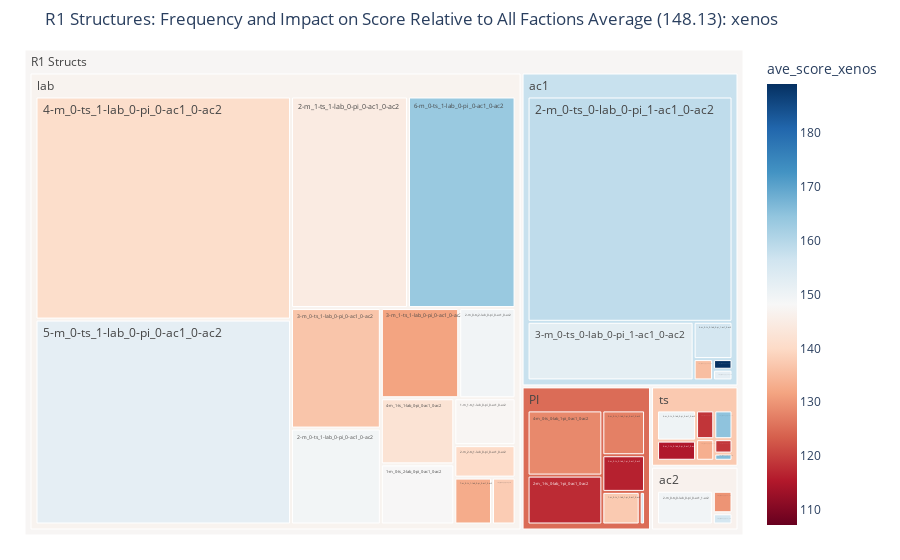
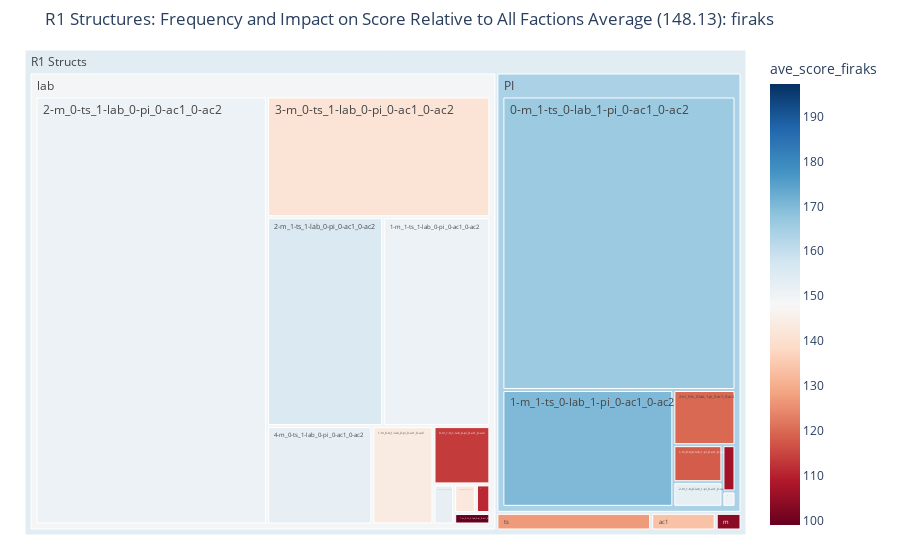
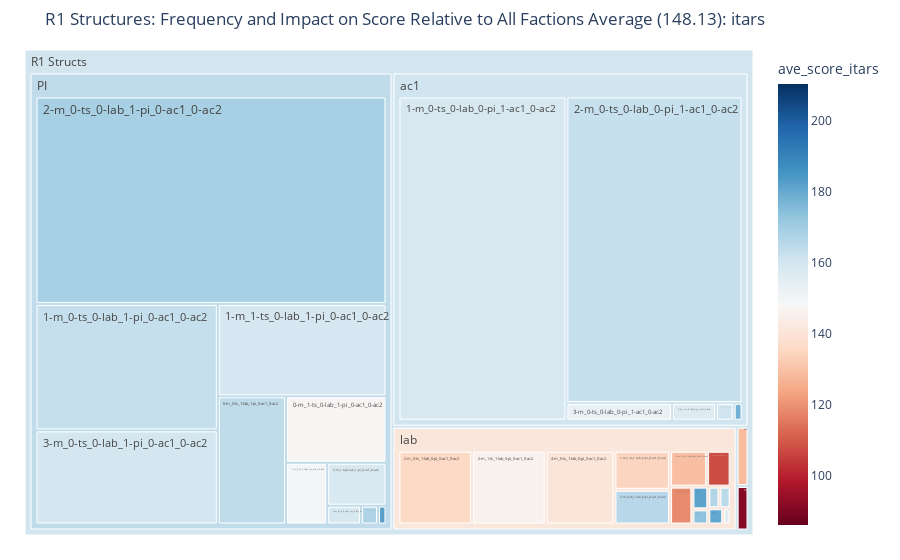
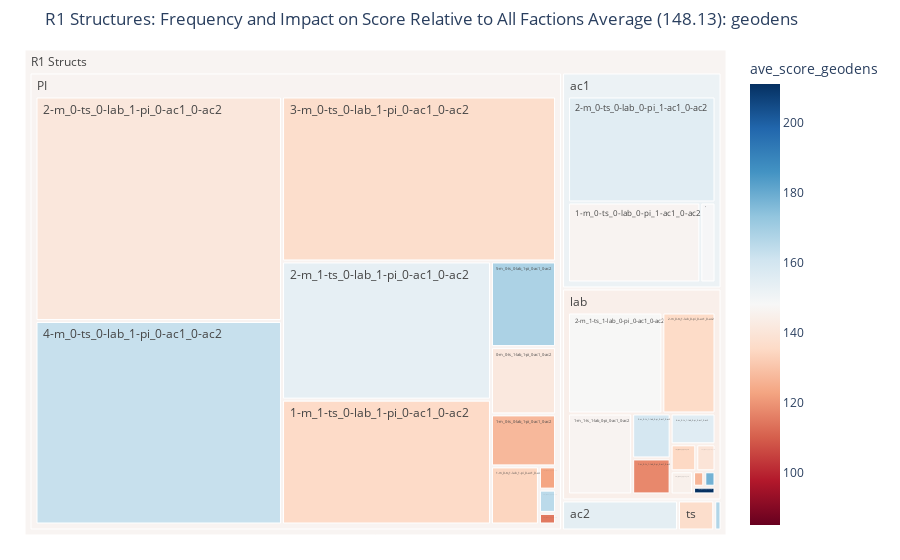

Write notebook code for charts like these, in order.
### Code cell
for faction in factions:
    factions_pos = []
    for pos in range(4):
        dat = dat_4
        
        # select faction
        dat = dat[dat["pos_" + str(pos + 1) +"_faction"] == faction]
        
        #remove dropped players
        dat = dat[dat['pos_' + str(pos + 1) + '_dropped'] == False]
        
        dat['pos_' + str(pos + 1) + '_score'] += -1 * dat['pos_' + str(pos + 1) + '_score_bid']
        
        #labels
        prefix = "pos_" + str(pos + 1) + '_buildings_r_1'
        structs_class = 'r1_structs_class_' + faction
        structs_exact = 'r1_structs_exact_' + faction
        over_all_score = 'ave_score_' + faction
        over_all_elo = 'ave_elo_' + faction
        
        #get scores and elos
        dat[over_all_score] = dat['pos_' + str(pos + 1) + '_score']
        dat[over_all_elo] = dat['pos_' + str(pos + 1) + '_elo']
        
        #structs placed
        dat[prefix + '_PI'] = pd.to_numeric(dat[prefix + '_PI'], downcast='integer')
        dat[prefix + '_ac1'] = pd.to_numeric(dat[prefix + '_ac1'], downcast='integer')
        dat[prefix + '_ac2'] = pd.to_numeric(dat[prefix + '_ac2'], downcast='integer')
        dat[prefix + '_lab'] = pd.to_numeric(dat[prefix + '_lab'], downcast='integer')
        dat[prefix + '_ts'] = pd.to_numeric(dat[prefix + '_ts'], downcast='integer')
        dat[prefix + '_m'] = pd.to_numeric(dat[prefix + '_m'], downcast='integer')
        
        # create general structs catergory                        
        dat.loc[dat[prefix + '_PI'] > 0, structs_class] = 'PI'
        dat.loc[dat[prefix + '_ac1'] > 0, structs_class] = 'ac1'
        dat.loc[dat[prefix + '_ac2'] > 0, structs_class] = 'ac2'
        dat.loc[
            (dat[prefix + '_lab'] > 0) &
            (dat[prefix + '_PI'] == 0) &
            (dat[prefix + '_ac1'] == 0) &
            (dat[prefix + '_ac2'] == 0)
            , structs_class] = 'lab'
        
        dat.loc[
            (dat[prefix + '_ts'] > 0) &
            (dat[prefix + '_lab'] == 0) &
            (dat[prefix + '_PI'] == 0) &
            (dat[prefix + '_ac1'] == 0) &
            (dat[prefix + '_ac2'] == 0)
            , structs_class] = 'ts'
        
        dat.loc[
            (dat[prefix + '_ts'] == 0) &
            (dat[prefix + '_lab'] == 0) &
            (dat[prefix + '_PI'] == 0) &
            (dat[prefix + '_ac1'] == 0) &
            (dat[prefix + '_ac2'] == 0)
            , structs_class] = 'm'
        
        
        #create exact category
        dat[structs_exact] = [" " +
            str(m) + '-m_' +
            str(ts) + '-ts_' +
            str(lab) + '-lab_' + 
            str(PI) + '-pi_' +
            str(ac1) + '-ac1_' +
            str(ac2) + '-ac2' 
            for m, ts, lab, PI, ac1, ac2 in zip(
            dat[prefix + '_m'], 
            dat[prefix + '_ts'], 
            dat[prefix + '_lab'],
            dat[prefix + '_PI'], 
            dat[prefix + '_ac1'], 
            dat[prefix + '_ac2'])
        ]
        
        
        factions_pos.append(dat)
        
    factions_in = pd.concat(factions_pos, ignore_index=True)
    
    unique_starts = factions_in[[structs_exact, structs_class, over_all_score, over_all_elo]]
    unique_starts['class_counts'] = 0
    counts = unique_starts.groupby(structs_exact)['class_counts'].transform('count').to_frame()
    unique_starts = unique_starts[[structs_exact, structs_class, over_all_score, over_all_elo]]
    unique_starts = pd.concat([unique_starts, counts], axis=1)
    unique_starts = unique_starts.groupby([structs_class, structs_exact]).mean().reset_index()
    unique_starts['class_counts'] = pd.to_numeric(unique_starts['class_counts'], downcast='integer')
    
    #remove really low scores
    #unique_starts = unique_starts[(np.abs(stats.zscore(unique_starts[over_all_score])) > 2)]
    unique_starts = unique_starts[unique_starts[over_all_score].between(unique_starts[over_all_score].quantile(.15), unique_starts[over_all_score].quantile(1))]
    
    
    #average score overall for position played till end
    average_overall = (np.mean(dat_4[dat_4['pos_1_dropped'] == False]['pos_1_score']) + 
                      np.mean(dat_4[dat_4['pos_2_dropped'] == False]['pos_2_score']) + 
                      np.mean(dat_4[dat_4['pos_3_dropped'] == False]['pos_3_score']) + 
                      np.mean(dat_4[dat_4['pos_4_dropped'] == False]['pos_4_score'])) / 4
    
    #midpoint is average for all factions overall - but color ends are highest and lowest score by that faction
    fig = px.treemap(unique_starts, path=[px.Constant('R1 Structs'), structs_class, structs_exact], values='class_counts',
                  color=over_all_score, hover_data=[over_all_elo],
                  color_continuous_scale='RdBu',
                  color_continuous_midpoint=(average_overall))
    fig.update_layout(margin = dict(t=50, l=25, r=25, b=25))
    
    fig.update_layout(title_text="R1 Structures: Frequency and Impact on Score Relative to All Factions Average (" + str(round(average_overall, 2)) + "): " + faction)
    
    fig.write_html("./plots/r1_structs_analysis/freq_and_score/" + faction + ".html")
    fig.show()
    
    """
    fig = px.sunburst(unique_starts, path=[px.Constant('R1 Structures: Frequency and Overall Score for ' + faction), structs_class, structs_exact], values='class_counts',
                  color=over_all_score, hover_data=[over_all_elo],
                  color_continuous_scale='RdBu',
                  color_continuous_midpoint=np.median(unique_starts[over_all_score]))
    fig.show()
    """

### Figure 1 — Plotly figure (JSON) as saved in the notebook; plotly's stock layout.template omitted (floating-point values rounded to 4 significant figures)
{"data": [{"branchvalues": "total", "customdata": [[134.7, 137.3], [181.7, 147.9], [234, 189], [131.7, 147.4], [109.2, 137.8], [27.5, 119], [144.5, 149.4], [256.9, 158.6], [79.78, 116.4], [155.6, 149.1], [142.6, 127.4], [220.7, 149.4], [252.5, 135.5], [82.71, 117.6], [172.3, 144.5], [172.2, 140.2], [157, 133.3], [145.2, 129.8], [207.3, 152.3], [160.0, 136.6], [151.5, 131.6], [47.75, 118.8], [228, 155.5], [254.9, 155.4], [135.0, 128.4], [186.5, 140.7], [84, 115.2], [154.4, 142.2], [184.6, 150.1], [294, 152], [296, 155], [220.3, 152.1], [71.75, 164.8], [253.9, 163.5], [0, 166], [190.2, 132.9], ["(?)", 125.1], ["(?)", 157.4], ["(?)", 146.5], ["(?)", 146.8], ["(?)", 137.2], ["(?)", 147.6]], "domain": {"x": [0, 1], "y": [0, 1]}, "hovertemplate": "labels=%{label}<br>class_counts=%{value}<br>parent=%{parent}<br>id=%{id}<br>ave_elo_xenos=%{customdata[0]}<br>ave_score_xenos=%{color}<extra></extra>", "ids": ["R1 Structs/PI/ 1-m_0-ts_1-lab_1-pi_0-ac1_0-ac2", "R1 Structs/lab/ 1-m_0-ts_2-lab_0-pi_0-ac1_0-ac2", "R1 Structs/ac1/ 1-m_1-ts_0-lab_0-pi_1-ac1_0-ac2", "R1 Structs/lab/ 1-m_1-ts_1-lab_0-pi_0-ac1_0-ac2", "R1 Structs/lab/ 1-m_2-ts_1-lab_0-pi_0-ac1_0-ac2", "R1 Structs/ts/ 1-m_3-ts_0-lab_0-pi_0-ac1_0-ac2", "R1 Structs/ac2/ 2-m_0-ts_0-lab_0-pi_0-ac1_1-ac2", "R1 Structs/ac1/ 2-m_0-ts_0-lab_0-pi_1-ac1_0-ac2", "R1 Structs/PI/ 2-m_0-ts_0-lab_1-pi_0-ac1_0-ac2", "R1 Structs/lab/ 2-m_0-ts_1-lab_0-pi_0-ac1_0-ac2", "R1 Structs/PI/ 2-m_0-ts_1-lab_1-pi_0-ac1_0-ac2", "R1 Structs/lab/ 2-m_0-ts_2-lab_0-pi_0-ac1_0-ac2", "R1 Structs/ac1/ 2-m_1-ts_0-lab_0-pi_1-ac1_0-ac2", "R1 Structs/PI/ 2-m_1-ts_0-lab_1-pi_0-ac1_0-ac2", "R1 Structs/lab/ 2-m_1-ts_1-lab_0-pi_0-ac1_0-ac2", "R1 Structs/lab/ 2-m_2-ts_1-lab_0-pi_0-ac1_0-ac2", "R1 Structs/ts/ 2-m_3-ts_0-lab_0-pi_0-ac1_0-ac2", "R1 Structs/ac2/ 3-m_0-ts_0-lab_0-pi_0-ac1_1-ac2", "R1 Structs/ac1/ 3-m_0-ts_0-lab_0-pi_1-ac1_0-ac2", "R1 Structs/lab/ 3-m_0-ts_1-lab_0-pi_0-ac1_0-ac2", "R1 Structs/lab/ 3-m_1-ts_1-lab_0-pi_0-ac1_0-ac2", "R1 Structs/ts/ 3-m_2-ts_0-lab_0-pi_0-ac1_0-ac2", "R1 Structs/ac2/ 4-m_0-ts_0-lab_0-pi_0-ac1_1-ac2", "R1 Structs/ac1/ 4-m_0-ts_0-lab_0-pi_1-ac1_0-ac2", "R1 Structs/PI/ 4-m_0-ts_0-lab_1-pi_0-ac1_0-ac2", "R1 Structs/lab/ 4-m_0-ts_1-lab_0-pi_0-ac1_0-ac2", "R1 Structs/ts/ 4-m_1-ts_0-lab_0-pi_0-ac1_0-ac2", "R1 Structs/lab/ 4-m_1-ts_1-lab_0-pi_0-ac1_0-ac2", "R1 Structs/ts/ 4-m_2-ts_0-lab_0-pi_0-ac1_0-ac2", "R1 Structs/ac1/ 5-m_0-ts_0-lab_0-pi_1-ac1_0-ac2", "R1 Structs/PI/ 5-m_0-ts_0-lab_1-pi_0-ac1_0-ac2", "R1 Structs/lab/ 5-m_0-ts_1-lab_0-pi_0-ac1_0-ac2", "R1 Structs/ts/ 5-m_1-ts_0-lab_0-pi_0-ac1_0-ac2", "R1 Structs/lab/ 6-m_0-ts_1-lab_0-pi_0-ac1_0-ac2", "R1 Structs/ts/ 6-m_1-ts_0-lab_0-pi_0-ac1_0-ac2", "R1 Structs/lab/ 7-m_0-ts_1-lab_0-pi_0-ac1_0-ac2", "R1 Structs/PI", "R1 Structs/ac1", "R1 Structs/ac2", "R1 Structs/lab", "R1 Structs/ts", "R1 Structs"], "labels": [" 1-m_0-ts_1-lab_1-pi_0-ac1_0-ac2", " 1-m_0-ts_2-lab_0-pi_0-ac1_0-ac2", " 1-m_1-ts_0-lab_0-pi_1-ac1_0-ac2", " 1-m_1-ts_1-lab_0-pi_0-ac1_0-ac2", " 1-m_2-ts_1-lab_0-pi_0-ac1_0-ac2", " 1-m_3-ts_0-lab_0-pi_0-ac1_0-ac2", " 2-m_0-ts_0-lab_0-pi_0-ac1_1-ac2", " 2-m_0-ts_0-lab_0-pi_1-ac1_0-ac2", " 2-m_0-ts_0-lab_1-pi_0-ac1_0-ac2", " 2-m_0-ts_1-lab_0-pi_0-ac1_0-ac2", " 2-m_0-ts_1-lab_1-pi_0-ac1_0-ac2", " 2-m_0-ts_2-lab_0-pi_0-ac1_0-ac2", " 2-m_1-ts_0-lab_0-pi_1-ac1_0-ac2", " 2-m_1-ts_0-lab_1-pi_0-ac1_0-ac2", " 2-m_1-ts_1-lab_0-pi_0-ac1_0-ac2", " 2-m_2-ts_1-lab_0-pi_0-ac1_0-ac2", " 2-m_3-ts_0-lab_0-pi_0-ac1_0-ac2", " 3-m_0-ts_0-lab_0-pi_0-ac1_1-ac2", " 3-m_0-ts_0-lab_0-pi_1-ac1_0-ac2", " 3-m_0-ts_1-lab_0-pi_0-ac1_0-ac2", " 3-m_1-ts_1-lab_0-pi_0-ac1_0-ac2", " 3-m_2-ts_0-lab_0-pi_0-ac1_0-ac2", " 4-m_0-ts_0-lab_0-pi_0-ac1_1-ac2", " 4-m_0-ts_0-lab_0-pi_1-ac1_0-ac2", " 4-m_0-ts_0-lab_1-pi_0-ac1_0-ac2", " 4-m_0-ts_1-lab_0-pi_0-ac1_0-ac2", " 4-m_1-ts_0-lab_0-pi_0-ac1_0-ac2", " 4-m_1-ts_1-lab_0-pi_0-ac1_0-ac2", " 4-m_2-ts_0-lab_0-pi_0-ac1_0-ac2", " 5-m_0-ts_0-lab_0-pi_1-ac1_0-ac2", " 5-m_0-ts_0-lab_1-pi_0-ac1_0-ac2", " 5-m_0-ts_1-lab_0-pi_0-ac1_0-ac2", " 5-m_1-ts_0-lab_0-pi_0-ac1_0-ac2", " 6-m_0-ts_1-lab_0-pi_0-ac1_0-ac2", " 6-m_1-ts_0-lab_0-pi_0-ac1_0-ac2", " 7-m_0-ts_1-lab_0-pi_0-ac1_0-ac2", "PI", "ac1", "ac2", "lab", "ts", "R1 Structs"], "marker": {"coloraxis": "coloraxis", "colors": [137.3, 147.9, 189, 147.4, 137.8, 119, 149.4, 158.6, 116.4, 149.1, 127.4, 149.4, 135.5, 117.6, 144.5, 140.2, 133.3, 129.8, 152.3, 136.6, 131.6, 118.8, 155.5, 155.4, 128.4, 140.7, 115.2, 142.2, 150.1, 152, 155, 152.1, 164.8, 163.5, 166, 132.9, 125.1, 157.4, 146.5, 146.8, 137.2, 147.6]}, "name": "", "parents": ["R1 Structs/PI", "R1 Structs/lab", "R1 Structs/ac1", "R1 Structs/lab", "R1 Structs/lab", "R1 Structs/ts", "R1 Structs/ac2", "R1 Structs/ac1", "R1 Structs/PI", "R1 Structs/lab", "R1 Structs/PI", "R1 Structs/lab", "R1 Structs/ac1", "R1 Structs/PI", "R1 Structs/lab", "R1 Structs/lab", "R1 Structs/ts", "R1 Structs/ac2", "R1 Structs/ac1", "R1 Structs/lab", "R1 Structs/lab", "R1 Structs/ts", "R1 Structs/ac2", "R1 Structs/ac1", "R1 Structs/PI", "R1 Structs/lab", "R1 Structs/ts", "R1 Structs/lab", "R1 Structs/ts", "R1 Structs/ac1", "R1 Structs/PI", "R1 Structs/lab", "R1 Structs/ts", "R1 Structs/lab", "R1 Structs/ts", "R1 Structs/lab", "R1 Structs", "R1 Structs", "R1 Structs", "R1 Structs", "R1 Structs", ""], "type": "treemap", "values": [7, 20, 1, 13, 5, 2, 17, 223, 9, 39, 11, 23, 2, 21, 112, 9, 3, 4, 47, 49, 32, 4, 2, 7, 28, 258, 6, 22, 9, 1, 1, 237, 4, 103, 1, 8, 77, 281, 23, 930, 29, 1340]}], "layout": {"coloraxis": {"cmid": 148.1, "colorbar": {"title": {"text": "ave_score_xenos"}}, "colorscale": [[0, "rgb(103,0,31)"], [0.1, "rgb(178,24,43)"], [0.2, "rgb(214,96,77)"], [0.3, "rgb(244,165,130)"], [0.4, "rgb(253,219,199)"], [0.5, "rgb(247,247,247)"], [0.6, "rgb(209,229,240)"], [0.7, "rgb(146,197,222)"], [0.8, "rgb(67,147,195)"], [0.9, "rgb(33,102,172)"], [1, "rgb(5,48,97)"]]}, "legend": {"tracegroupgap": 0}, "margin": {"b": 25, "l": 25, "r": 25, "t": 50}, "title": {"text": "R1 Structures: Frequency and Impact on Score Relative to All Factions Average (148.13): xenos"}}}

### Figure 2 — Plotly figure (JSON) as saved in the notebook; plotly's stock layout.template omitted (floating-point values rounded to 4 significant figures)
{"data": [{"branchvalues": "total", "customdata": [[217, 151], [122.5, 111], [258.5, 166.4], [151.9, 113.6], [155, 127], [110.3, 118.1], [202.8, 143.8], [111, 99], [274.2, 170.1], [209.8, 151.0], [215, 178], [83.33, 138], [148.4, 119.9], [212.6, 151.0], [246.2, 152.7], [210.6, 155.4], [116.8, 135], [121, 106.7], [180.1, 141.3], [100.5, 106], [124, 143], [2, 101], [236.6, 152.3], [77, 111], [29, 106], [106.2, 152.2], ["(?)", 164.0], ["(?)", 133.6], ["(?)", 149.2], ["(?)", 103.5], ["(?)", 126.9], ["(?)", 153.8]], "domain": {"x": [0, 1], "y": [0, 1]}, "hovertemplate": "labels=%{label}<br>class_counts=%{value}<br>parent=%{parent}<br>id=%{id}<br>ave_elo_firaks=%{customdata[0]}<br>ave_score_firaks=%{color}<extra></extra>", "ids": ["R1 Structs/PI/ 0-m_0-ts_1-lab_1-pi_0-ac1_0-ac2", "R1 Structs/lab/ 0-m_0-ts_2-lab_0-pi_0-ac1_0-ac2", "R1 Structs/PI/ 0-m_1-ts_0-lab_1-pi_0-ac1_0-ac2", "R1 Structs/lab/ 0-m_1-ts_1-lab_0-pi_0-ac1_0-ac2", "R1 Structs/ac1/ 1-m_0-ts_0-lab_0-pi_1-ac1_0-ac2", "R1 Structs/PI/ 1-m_0-ts_0-lab_1-pi_0-ac1_0-ac2", "R1 Structs/lab/ 1-m_0-ts_1-lab_0-pi_0-ac1_0-ac2", "R1 Structs/lab/ 1-m_0-ts_2-lab_0-pi_0-ac1_0-ac2", "R1 Structs/PI/ 1-m_1-ts_0-lab_1-pi_0-ac1_0-ac2", "R1 Structs/lab/ 1-m_1-ts_1-lab_0-pi_0-ac1_0-ac2", "R1 Structs/ts/ 1-m_3-ts_0-lab_0-pi_0-ac1_0-ac2", "R1 Structs/ac1/ 2-m_0-ts_0-lab_0-pi_1-ac1_0-ac2", "R1 Structs/PI/ 2-m_0-ts_0-lab_1-pi_0-ac1_0-ac2", "R1 Structs/lab/ 2-m_0-ts_1-lab_0-pi_0-ac1_0-ac2", "R1 Structs/PI/ 2-m_1-ts_0-lab_1-pi_0-ac1_0-ac2", "R1 Structs/lab/ 2-m_1-ts_1-lab_0-pi_0-ac1_0-ac2", "R1 Structs/ts/ 2-m_2-ts_0-lab_0-pi_0-ac1_0-ac2", "R1 Structs/PI/ 3-m_0-ts_0-lab_1-pi_0-ac1_0-ac2", "R1 Structs/lab/ 3-m_0-ts_1-lab_0-pi_0-ac1_0-ac2", "R1 Structs/ts/ 3-m_1-ts_0-lab_0-pi_0-ac1_0-ac2", "R1 Structs/lab/ 3-m_1-ts_1-lab_0-pi_0-ac1_0-ac2", "R1 Structs/m/ 4-m_0-ts_0-lab_0-pi_0-ac1_0-ac2", "R1 Structs/lab/ 4-m_0-ts_1-lab_0-pi_0-ac1_0-ac2", "R1 Structs/ts/ 4-m_1-ts_0-lab_0-pi_0-ac1_0-ac2", "R1 Structs/m/ 5-m_0-ts_0-lab_0-pi_0-ac1_0-ac2", "R1 Structs/lab/ 5-m_0-ts_1-lab_0-pi_0-ac1_0-ac2", "R1 Structs/PI", "R1 Structs/ac1", "R1 Structs/lab", "R1 Structs/m", "R1 Structs/ts", "R1 Structs"], "labels": [" 0-m_0-ts_1-lab_1-pi_0-ac1_0-ac2", " 0-m_0-ts_2-lab_0-pi_0-ac1_0-ac2", " 0-m_1-ts_0-lab_1-pi_0-ac1_0-ac2", " 0-m_1-ts_1-lab_0-pi_0-ac1_0-ac2", " 1-m_0-ts_0-lab_0-pi_1-ac1_0-ac2", " 1-m_0-ts_0-lab_1-pi_0-ac1_0-ac2", " 1-m_0-ts_1-lab_0-pi_0-ac1_0-ac2", " 1-m_0-ts_2-lab_0-pi_0-ac1_0-ac2", " 1-m_1-ts_0-lab_1-pi_0-ac1_0-ac2", " 1-m_1-ts_1-lab_0-pi_0-ac1_0-ac2", " 1-m_3-ts_0-lab_0-pi_0-ac1_0-ac2", " 2-m_0-ts_0-lab_0-pi_1-ac1_0-ac2", " 2-m_0-ts_0-lab_1-pi_0-ac1_0-ac2", " 2-m_0-ts_1-lab_0-pi_0-ac1_0-ac2", " 2-m_1-ts_0-lab_1-pi_0-ac1_0-ac2", " 2-m_1-ts_1-lab_0-pi_0-ac1_0-ac2", " 2-m_2-ts_0-lab_0-pi_0-ac1_0-ac2", " 3-m_0-ts_0-lab_1-pi_0-ac1_0-ac2", " 3-m_0-ts_1-lab_0-pi_0-ac1_0-ac2", " 3-m_1-ts_0-lab_0-pi_0-ac1_0-ac2", " 3-m_1-ts_1-lab_0-pi_0-ac1_0-ac2", " 4-m_0-ts_0-lab_0-pi_0-ac1_0-ac2", " 4-m_0-ts_1-lab_0-pi_0-ac1_0-ac2", " 4-m_1-ts_0-lab_0-pi_0-ac1_0-ac2", " 5-m_0-ts_0-lab_0-pi_0-ac1_0-ac2", " 5-m_0-ts_1-lab_0-pi_0-ac1_0-ac2", "PI", "ac1", "lab", "m", "ts", "R1 Structs"], "marker": {"coloraxis": "coloraxis", "colors": [151, 111, 166.4, 113.6, 127, 118.1, 143.8, 99, 170.1, 151.0, 178, 138, 119.9, 151.0, 152.7, 155.4, 135, 106.7, 141.3, 106, 143, 101, 152.3, 111, 106, 152.2, 164.0, 133.6, 149.2, 103.5, 126.9, 153.8]}, "name": "", "parents": ["R1 Structs/PI", "R1 Structs/lab", "R1 Structs/PI", "R1 Structs/lab", "R1 Structs/ac1", "R1 Structs/PI", "R1 Structs/lab", "R1 Structs/lab", "R1 Structs/PI", "R1 Structs/lab", "R1 Structs/ts", "R1 Structs/ac1", "R1 Structs/PI", "R1 Structs/lab", "R1 Structs/PI", "R1 Structs/lab", "R1 Structs/ts", "R1 Structs/PI", "R1 Structs/lab", "R1 Structs/ts", "R1 Structs/lab", "R1 Structs/m", "R1 Structs/lab", "R1 Structs/ts", "R1 Structs/m", "R1 Structs/lab", "R1 Structs", "R1 Structs", "R1 Structs", "R1 Structs", "R1 Structs", ""], "type": "treemap", "values": [1, 2, 339, 16, 2, 9, 29, 2, 99, 108, 1, 3, 17, 478, 6, 117, 6, 3, 130, 4, 3, 1, 50, 1, 1, 4, 474, 5, 939, 2, 12, 1432]}], "layout": {"coloraxis": {"cmid": 148.1, "colorbar": {"title": {"text": "ave_score_firaks"}}, "colorscale": [[0, "rgb(103,0,31)"], [0.1, "rgb(178,24,43)"], [0.2, "rgb(214,96,77)"], [0.3, "rgb(244,165,130)"], [0.4, "rgb(253,219,199)"], [0.5, "rgb(247,247,247)"], [0.6, "rgb(209,229,240)"], [0.7, "rgb(146,197,222)"], [0.8, "rgb(67,147,195)"], [0.9, "rgb(33,102,172)"], [1, "rgb(5,48,97)"]]}, "legend": {"tracegroupgap": 0}, "margin": {"b": 25, "l": 25, "r": 25, "t": 50}, "title": {"text": "R1 Structures: Frequency and Impact on Score Relative to All Factions Average (148.13): firaks"}}}

### Figure 3 — Plotly figure (JSON) as saved in the notebook; plotly's stock layout.template omitted (floating-point values rounded to 4 significant figures)
{"data": [{"branchvalues": "total", "customdata": [[207.3, 164.0], [224, 155], [156.2, 156.4], [151.6, 147.3], [155.7, 181.5], [429, 182], [114, 122.5], [219.8, 158.7], [198.0, 162.8], [125.7, 107.6], [198.3, 149.4], [117.6, 118.4], [179, 160.5], [186.4, 159.0], [116.3, 134.4], [113.5, 134], [242.4, 162.5], [238.8, 168.6], [161.2, 135.4], [264.5, 173.5], [199.1, 157.9], [176.4, 145.6], [1, 100], [191.5, 152.3], [223.6, 159.4], [144.8, 129.2], [234, 166.5], [327, 178], [206.5, 158.2], [182.2, 140.0], [289.5, 165], [30, 86], [293, 167.5], [277.4, 165.4], [282.5, 180.5], ["(?)", 163.9], ["(?)", 160.4], ["(?)", 128.2], ["(?)", 141.2], ["(?)", 90.67], ["(?)", 159.9]], "domain": {"x": [0, 1], "y": [0, 1]}, "hovertemplate": "labels=%{label}<br>class_counts=%{value}<br>parent=%{parent}<br>id=%{id}<br>ave_elo_itars=%{customdata[0]}<br>ave_score_itars=%{color}<extra></extra>", "ids": ["R1 Structs/PI/ 0-m_0-ts_1-lab_1-pi_0-ac1_0-ac2", "R1 Structs/lab/ 0-m_0-ts_2-lab_0-pi_0-ac1_0-ac2", "R1 Structs/ac1/ 0-m_1-ts_0-lab_0-pi_1-ac1_0-ac2", "R1 Structs/PI/ 0-m_1-ts_0-lab_1-pi_0-ac1_0-ac2", "R1 Structs/lab/ 0-m_1-ts_1-lab_0-pi_0-ac1_0-ac2", "R1 Structs/PI/ 0-m_2-ts_0-lab_1-pi_0-ac1_0-ac2", "R1 Structs/ac2/ 1-m_0-ts_0-lab_0-pi_0-ac1_1-ac2", "R1 Structs/ac1/ 1-m_0-ts_0-lab_0-pi_1-ac1_0-ac2", "R1 Structs/PI/ 1-m_0-ts_0-lab_1-pi_0-ac1_0-ac2", "R1 Structs/lab/ 1-m_0-ts_1-lab_0-pi_0-ac1_0-ac2", "R1 Structs/PI/ 1-m_0-ts_1-lab_1-pi_0-ac1_0-ac2", "R1 Structs/lab/ 1-m_0-ts_2-lab_0-pi_0-ac1_0-ac2", "R1 Structs/ac1/ 1-m_1-ts_0-lab_0-pi_1-ac1_0-ac2", "R1 Structs/PI/ 1-m_1-ts_0-lab_1-pi_0-ac1_0-ac2", "R1 Structs/lab/ 1-m_1-ts_1-lab_0-pi_0-ac1_0-ac2", "R1 Structs/ac2/ 2-m_0-ts_0-lab_0-pi_0-ac1_1-ac2", "R1 Structs/ac1/ 2-m_0-ts_0-lab_0-pi_1-ac1_0-ac2", "R1 Structs/PI/ 2-m_0-ts_0-lab_1-pi_0-ac1_0-ac2", "R1 Structs/lab/ 2-m_0-ts_1-lab_0-pi_0-ac1_0-ac2", "R1 Structs/lab/ 2-m_0-ts_2-lab_0-pi_0-ac1_0-ac2", "R1 Structs/PI/ 2-m_1-ts_0-lab_1-pi_0-ac1_0-ac2", "R1 Structs/lab/ 2-m_1-ts_1-lab_0-pi_0-ac1_0-ac2", "R1 Structs/m/ 3-m_0-ts_0-lab_0-pi_0-ac1_0-ac2", "R1 Structs/ac1/ 3-m_0-ts_0-lab_0-pi_1-ac1_0-ac2", "R1 Structs/PI/ 3-m_0-ts_0-lab_1-pi_0-ac1_0-ac2", "R1 Structs/lab/ 3-m_0-ts_1-lab_0-pi_0-ac1_0-ac2", "R1 Structs/lab/ 3-m_1-ts_1-lab_0-pi_0-ac1_0-ac2", "R1 Structs/ac1/ 4-m_0-ts_0-lab_0-pi_1-ac1_0-ac2", "R1 Structs/PI/ 4-m_0-ts_0-lab_1-pi_0-ac1_0-ac2", "R1 Structs/lab/ 4-m_0-ts_1-lab_0-pi_0-ac1_0-ac2", "R1 Structs/lab/ 4-m_1-ts_1-lab_0-pi_0-ac1_0-ac2", "R1 Structs/m/ 5-m_0-ts_0-lab_0-pi_0-ac1_0-ac2", "R1 Structs/PI/ 5-m_0-ts_0-lab_1-pi_0-ac1_0-ac2", "R1 Structs/lab/ 5-m_0-ts_1-lab_0-pi_0-ac1_0-ac2", "R1 Structs/lab/ 6-m_0-ts_1-lab_0-pi_0-ac1_0-ac2", "R1 Structs/PI", "R1 Structs/ac1", "R1 Structs/ac2", "R1 Structs/lab", "R1 Structs/m", "R1 Structs"], "labels": [" 0-m_0-ts_1-lab_1-pi_0-ac1_0-ac2", " 0-m_0-ts_2-lab_0-pi_0-ac1_0-ac2", " 0-m_1-ts_0-lab_0-pi_1-ac1_0-ac2", " 0-m_1-ts_0-lab_1-pi_0-ac1_0-ac2", " 0-m_1-ts_1-lab_0-pi_0-ac1_0-ac2", " 0-m_2-ts_0-lab_1-pi_0-ac1_0-ac2", " 1-m_0-ts_0-lab_0-pi_0-ac1_1-ac2", " 1-m_0-ts_0-lab_0-pi_1-ac1_0-ac2", " 1-m_0-ts_0-lab_1-pi_0-ac1_0-ac2", " 1-m_0-ts_1-lab_0-pi_0-ac1_0-ac2", " 1-m_0-ts_1-lab_1-pi_0-ac1_0-ac2", " 1-m_0-ts_2-lab_0-pi_0-ac1_0-ac2", " 1-m_1-ts_0-lab_0-pi_1-ac1_0-ac2", " 1-m_1-ts_0-lab_1-pi_0-ac1_0-ac2", " 1-m_1-ts_1-lab_0-pi_0-ac1_0-ac2", " 2-m_0-ts_0-lab_0-pi_0-ac1_1-ac2", " 2-m_0-ts_0-lab_0-pi_1-ac1_0-ac2", " 2-m_0-ts_0-lab_1-pi_0-ac1_0-ac2", " 2-m_0-ts_1-lab_0-pi_0-ac1_0-ac2", " 2-m_0-ts_2-lab_0-pi_0-ac1_0-ac2", " 2-m_1-ts_0-lab_1-pi_0-ac1_0-ac2", " 2-m_1-ts_1-lab_0-pi_0-ac1_0-ac2", " 3-m_0-ts_0-lab_0-pi_0-ac1_0-ac2", " 3-m_0-ts_0-lab_0-pi_1-ac1_0-ac2", " 3-m_0-ts_0-lab_1-pi_0-ac1_0-ac2", " 3-m_0-ts_1-lab_0-pi_0-ac1_0-ac2", " 3-m_1-ts_1-lab_0-pi_0-ac1_0-ac2", " 4-m_0-ts_0-lab_0-pi_1-ac1_0-ac2", " 4-m_0-ts_0-lab_1-pi_0-ac1_0-ac2", " 4-m_0-ts_1-lab_0-pi_0-ac1_0-ac2", " 4-m_1-ts_1-lab_0-pi_0-ac1_0-ac2", " 5-m_0-ts_0-lab_0-pi_0-ac1_0-ac2", " 5-m_0-ts_0-lab_1-pi_0-ac1_0-ac2", " 5-m_0-ts_1-lab_0-pi_0-ac1_0-ac2", " 6-m_0-ts_1-lab_0-pi_0-ac1_0-ac2", "PI", "ac1", "ac2", "lab", "m", "R1 Structs"], "marker": {"coloraxis": "coloraxis", "colors": [164.0, 155, 156.4, 147.3, 181.5, 182, 122.5, 158.7, 162.8, 107.6, 149.4, 118.4, 160.5, 159.0, 134.4, 134, 162.5, 168.6, 135.4, 173.5, 157.9, 145.6, 100, 152.3, 159.4, 129.2, 166.5, 178, 158.2, 140.0, 165, 86, 167.5, 165.4, 180.5, 163.9, 160.4, 128.2, 141.2, 90.67, 159.9]}, "name": "", "parents": ["R1 Structs/PI", "R1 Structs/lab", "R1 Structs/ac1", "R1 Structs/PI", "R1 Structs/lab", "R1 Structs/PI", "R1 Structs/ac2", "R1 Structs/ac1", "R1 Structs/PI", "R1 Structs/lab", "R1 Structs/PI", "R1 Structs/lab", "R1 Structs/ac1", "R1 Structs/PI", "R1 Structs/lab", "R1 Structs/ac2", "R1 Structs/ac1", "R1 Structs/PI", "R1 Structs/lab", "R1 Structs/lab", "R1 Structs/PI", "R1 Structs/lab", "R1 Structs/m", "R1 Structs/ac1", "R1 Structs/PI", "R1 Structs/lab", "R1 Structs/lab", "R1 Structs/ac1", "R1 Structs/PI", "R1 Structs/lab", "R1 Structs/lab", "R1 Structs/m", "R1 Structs/PI", "R1 Structs/lab", "R1 Structs/lab", "R1 Structs", "R1 Structs", "R1 Structs", "R1 Structs", "R1 Structs", ""], "type": "treemap", "values": [55, 1, 5, 42, 3, 1, 2, 350, 145, 7, 16, 7, 2, 98, 18, 2, 347, 458, 45, 2, 16, 45, 1, 12, 108, 11, 2, 1, 4, 42, 2, 2, 2, 16, 2, 945, 717, 4, 203, 3, 1872]}], "layout": {"coloraxis": {"cmid": 148.1, "colorbar": {"title": {"text": "ave_score_itars"}}, "colorscale": [[0, "rgb(103,0,31)"], [0.1, "rgb(178,24,43)"], [0.2, "rgb(214,96,77)"], [0.3, "rgb(244,165,130)"], [0.4, "rgb(253,219,199)"], [0.5, "rgb(247,247,247)"], [0.6, "rgb(209,229,240)"], [0.7, "rgb(146,197,222)"], [0.8, "rgb(67,147,195)"], [0.9, "rgb(33,102,172)"], [1, "rgb(5,48,97)"]]}, "legend": {"tracegroupgap": 0}, "margin": {"b": 25, "l": 25, "r": 25, "t": 50}, "title": {"text": "R1 Structures: Frequency and Impact on Score Relative to All Factions Average (148.13): itars"}}}

### Figure 4 — Plotly figure (JSON) as saved in the notebook; plotly's stock layout.template omitted (floating-point values rounded to 4 significant figures)
{"data": [{"branchvalues": "total", "customdata": [[170.2, 141.5], [186.7, 139.7], [302, 138], [268, 115], [123, 127], [116, 122], [178.4, 150.7], [229.5, 146.5], [158.4, 127.5], [200.8, 117.8], [225.3, 134.3], [184.5, 135], [168.8, 135.7], [169.9, 146.5], [133, 151], [138, 178], [155.6, 164.7], [253.2, 155.4], [186.4, 141.1], [133.1, 135.8], [115, 123], [205.2, 153.8], [205.2, 148.0], [70, 130], [158, 148.6], [180.0, 136.8], [258.5, 165], [145.3, 145], [346, 125], [229.8, 162.7], [188.9, 155.9], [157, 167], [231.5, 168.1], [151.2, 159.3], [244, 211], ["(?)", 146.5], ["(?)", 151.7], ["(?)", 154.4], ["(?)", 144.8], [157, 167], ["(?)", 136.8], ["(?)", 146.9]], "domain": {"x": [0, 1], "y": [0, 1]}, "hovertemplate": "labels=%{label}<br>class_counts=%{value}<br>parent=%{parent}<br>id=%{id}<br>ave_elo_geodens=%{customdata[0]}<br>ave_score_geodens=%{color}<extra></extra>", "ids": ["R1 Structs/PI/ 0-m_0-ts_1-lab_1-pi_0-ac1_0-ac2", "R1 Structs/lab/ 0-m_0-ts_2-lab_0-pi_0-ac1_0-ac2", "R1 Structs/ac2/ 0-m_1-ts_0-lab_0-pi_0-ac1_1-ac2", "R1 Structs/PI/ 0-m_2-ts_0-lab_1-pi_0-ac1_0-ac2", "R1 Structs/lab/ 0-m_2-ts_1-lab_0-pi_0-ac1_0-ac2", "R1 Structs/ts/ 0-m_3-ts_0-lab_0-pi_0-ac1_0-ac2", "R1 Structs/ac2/ 1-m_0-ts_0-lab_0-pi_0-ac1_1-ac2", "R1 Structs/ac1/ 1-m_0-ts_0-lab_0-pi_1-ac1_0-ac2", "R1 Structs/PI/ 1-m_0-ts_0-lab_1-pi_0-ac1_0-ac2", "R1 Structs/lab/ 1-m_0-ts_1-lab_0-pi_0-ac1_0-ac2", "R1 Structs/PI/ 1-m_0-ts_1-lab_1-pi_0-ac1_0-ac2", "R1 Structs/lab/ 1-m_0-ts_2-lab_0-pi_0-ac1_0-ac2", "R1 Structs/PI/ 1-m_1-ts_0-lab_1-pi_0-ac1_0-ac2", "R1 Structs/lab/ 1-m_1-ts_1-lab_0-pi_0-ac1_0-ac2", "R1 Structs/ts/ 1-m_2-ts_0-lab_0-pi_0-ac1_0-ac2", "R1 Structs/lab/ 1-m_2-ts_1-lab_0-pi_0-ac1_0-ac2", "R1 Structs/ac2/ 2-m_0-ts_0-lab_0-pi_0-ac1_1-ac2", "R1 Structs/ac1/ 2-m_0-ts_0-lab_0-pi_1-ac1_0-ac2", "R1 Structs/PI/ 2-m_0-ts_0-lab_1-pi_0-ac1_0-ac2", "R1 Structs/lab/ 2-m_0-ts_1-lab_0-pi_0-ac1_0-ac2", "R1 Structs/PI/ 2-m_0-ts_1-lab_1-pi_0-ac1_0-ac2", "R1 Structs/PI/ 2-m_1-ts_0-lab_1-pi_0-ac1_0-ac2", "R1 Structs/lab/ 2-m_1-ts_1-lab_0-pi_0-ac1_0-ac2", "R1 Structs/ts/ 2-m_2-ts_0-lab_0-pi_0-ac1_0-ac2", "R1 Structs/ac1/ 3-m_0-ts_0-lab_0-pi_1-ac1_0-ac2", "R1 Structs/PI/ 3-m_0-ts_0-lab_1-pi_0-ac1_0-ac2", "R1 Structs/PI/ 3-m_1-ts_0-lab_1-pi_0-ac1_0-ac2", "R1 Structs/lab/ 3-m_1-ts_1-lab_0-pi_0-ac1_0-ac2", "R1 Structs/ac2/ 4-m_0-ts_0-lab_0-pi_0-ac1_1-ac2", "R1 Structs/PI/ 4-m_0-ts_0-lab_1-pi_0-ac1_0-ac2", "R1 Structs/lab/ 4-m_0-ts_1-lab_0-pi_0-ac1_0-ac2", "R1 Structs/m/ 5-m_0-ts_0-lab_0-pi_0-ac1_0-ac2", "R1 Structs/PI/ 5-m_0-ts_0-lab_1-pi_0-ac1_0-ac2", "R1 Structs/lab/ 5-m_0-ts_1-lab_0-pi_0-ac1_0-ac2", "R1 Structs/lab/ 6-m_0-ts_1-lab_0-pi_0-ac1_0-ac2", "R1 Structs/PI", "R1 Structs/ac1", "R1 Structs/ac2", "R1 Structs/lab", "R1 Structs/m", "R1 Structs/ts", "R1 Structs"], "labels": [" 0-m_0-ts_1-lab_1-pi_0-ac1_0-ac2", " 0-m_0-ts_2-lab_0-pi_0-ac1_0-ac2", " 0-m_1-ts_0-lab_0-pi_0-ac1_1-ac2", " 0-m_2-ts_0-lab_1-pi_0-ac1_0-ac2", " 0-m_2-ts_1-lab_0-pi_0-ac1_0-ac2", " 0-m_3-ts_0-lab_0-pi_0-ac1_0-ac2", " 1-m_0-ts_0-lab_0-pi_0-ac1_1-ac2", " 1-m_0-ts_0-lab_0-pi_1-ac1_0-ac2", " 1-m_0-ts_0-lab_1-pi_0-ac1_0-ac2", " 1-m_0-ts_1-lab_0-pi_0-ac1_0-ac2", " 1-m_0-ts_1-lab_1-pi_0-ac1_0-ac2", " 1-m_0-ts_2-lab_0-pi_0-ac1_0-ac2", " 1-m_1-ts_0-lab_1-pi_0-ac1_0-ac2", " 1-m_1-ts_1-lab_0-pi_0-ac1_0-ac2", " 1-m_2-ts_0-lab_0-pi_0-ac1_0-ac2", " 1-m_2-ts_1-lab_0-pi_0-ac1_0-ac2", " 2-m_0-ts_0-lab_0-pi_0-ac1_1-ac2", " 2-m_0-ts_0-lab_0-pi_1-ac1_0-ac2", " 2-m_0-ts_0-lab_1-pi_0-ac1_0-ac2", " 2-m_0-ts_1-lab_0-pi_0-ac1_0-ac2", " 2-m_0-ts_1-lab_1-pi_0-ac1_0-ac2", " 2-m_1-ts_0-lab_1-pi_0-ac1_0-ac2", " 2-m_1-ts_1-lab_0-pi_0-ac1_0-ac2", " 2-m_2-ts_0-lab_0-pi_0-ac1_0-ac2", " 3-m_0-ts_0-lab_0-pi_1-ac1_0-ac2", " 3-m_0-ts_0-lab_1-pi_0-ac1_0-ac2", " 3-m_1-ts_0-lab_1-pi_0-ac1_0-ac2", " 3-m_1-ts_1-lab_0-pi_0-ac1_0-ac2", " 4-m_0-ts_0-lab_0-pi_0-ac1_1-ac2", " 4-m_0-ts_0-lab_1-pi_0-ac1_0-ac2", " 4-m_0-ts_1-lab_0-pi_0-ac1_0-ac2", " 5-m_0-ts_0-lab_0-pi_0-ac1_0-ac2", " 5-m_0-ts_0-lab_1-pi_0-ac1_0-ac2", " 5-m_0-ts_1-lab_0-pi_0-ac1_0-ac2", " 6-m_0-ts_1-lab_0-pi_0-ac1_0-ac2", "PI", "ac1", "ac2", "lab", "m", "ts", "R1 Structs"], "marker": {"coloraxis": "coloraxis", "colors": [141.5, 139.7, 138, 115, 127, 122, 150.7, 146.5, 127.5, 117.8, 134.3, 135, 135.7, 146.5, 151, 178, 164.7, 155.4, 141.1, 135.8, 123, 153.8, 148.0, 130, 148.6, 136.8, 165, 145, 125, 162.7, 155.9, 167, 168.1, 159.3, 211, 146.5, 151.7, 154.4, 144.8, 167, 136.8, 146.9]}, "name": "", "parents": ["R1 Structs/PI", "R1 Structs/lab", "R1 Structs/ac2", "R1 Structs/PI", "R1 Structs/lab", "R1 Structs/ts", "R1 Structs/ac2", "R1 Structs/ac1", "R1 Structs/PI", "R1 Structs/lab", "R1 Structs/PI", "R1 Structs/lab", "R1 Structs/PI", "R1 Structs/lab", "R1 Structs/ts", "R1 Structs/lab", "R1 Structs/ac2", "R1 Structs/ac1", "R1 Structs/PI", "R1 Structs/lab", "R1 Structs/PI", "R1 Structs/PI", "R1 Structs/lab", "R1 Structs/ts", "R1 Structs/ac1", "R1 Structs/PI", "R1 Structs/PI", "R1 Structs/lab", "R1 Structs/ac2", "R1 Structs/PI", "R1 Structs/lab", "R1 Structs/m", "R1 Structs/PI", "R1 Structs/lab", "R1 Structs/lab", "R1 Structs", "R1 Structs", "R1 Structs", "R1 Structs", "R1 Structs", "R1 Structs", ""], "type": "treemap", "values": [22, 3, 1, 1, 1, 1, 7, 61, 17, 8, 14, 4, 131, 30, 2, 1, 7, 90, 278, 31, 2, 145, 55, 2, 7, 227, 2, 3, 1, 252, 8, 1, 28, 10, 1, 1119, 158, 16, 155, 1, 5, 1454]}], "layout": {"coloraxis": {"cmid": 148.1, "colorbar": {"title": {"text": "ave_score_geodens"}}, "colorscale": [[0, "rgb(103,0,31)"], [0.1, "rgb(178,24,43)"], [0.2, "rgb(214,96,77)"], [0.3, "rgb(244,165,130)"], [0.4, "rgb(253,219,199)"], [0.5, "rgb(247,247,247)"], [0.6, "rgb(209,229,240)"], [0.7, "rgb(146,197,222)"], [0.8, "rgb(67,147,195)"], [0.9, "rgb(33,102,172)"], [1, "rgb(5,48,97)"]]}, "legend": {"tracegroupgap": 0}, "margin": {"b": 25, "l": 25, "r": 25, "t": 50}, "title": {"text": "R1 Structures: Frequency and Impact on Score Relative to All Factions Average (148.13): geodens"}}}
